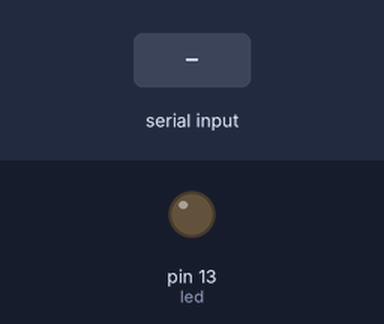
A sketch run on a simulated Arduino Uno, built with avr-gcc and run on an emulated ATmega328P. On the bench: output pins drawn as LEDs (lit = HIGH). Inputs (shaded band) come from the test bench. What the sketch prints to the serial monitor is not drawn.

Above: at 1.2 s.
1.3 s: "1\n" received over the second serial link
Timing chart, 0 to 4.3 s (numbered marks = the images above; inputs shaded):
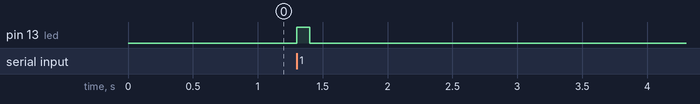

Measured:
- after the input at 1.3 s, pin 13 (led): LOW → HIGH at once, → LOW 0.10 s later

The sketch:

GCS_2.ino
```cpp
//---------- ENVÍO DE DATOS ----------
#include <SoftwareSerial.h>
SoftwareSerial mySerial(10, 11);
#include <string.h>
#include <stdbool.h>

//---------- LED ----------
int led = 13;

//---------- CONTROL DE TIEMPO ----------
unsigned long T_UltimoHeartbeat = 0;
const long T_MaxHeartbeat = 4000;
bool comunicacion = true;
String mensaje_comunicacion = "0:1";

unsigned long T_UltimoEncendidoLED = 0;
bool EncendidoLED = false;

///////////////////////////////////////////////////
///////////////////////////////////////////////////
///////////////////////////////////////////////////

//---------- SETUP DE LA GCS ----------
void setup(){
  Serial.begin(9600);
  mySerial.begin(9600);
  Serial.setTimeout(50);
  mySerial.setTimeout(50);
  pinMode(led, OUTPUT);
}

///////////////////////////////////////////////////
///////////////////////////////////////////////////
///////////////////////////////////////////////////

//---------- PROGRAMA DE LA GCS EN BUCLE ----------
void loop(){
  unsigned long T_Actual = millis();

  //----- CONTROL DEL LED -----
  if((T_Actual - T_UltimoEncendidoLED >= 100) && (EncendidoLED == true)){
    digitalWrite(led, LOW);
    EncendidoLED = false;
  }

  //----- RECIBO DE DATOS -----
  if(mySerial.available()){
    String mensaje = mySerial.readStringUntil('\n');
    mensaje.trim();

    int posicion = mensaje.indexOf(":");
    int codigo = mensaje.substring(0, posicion).toInt();

    if(codigo == 0){ // ESTADO COMUNICACIÓN OK --> CODE 0:1
      T_UltimoHeartbeat = T_Actual;
      if(comunicacion == false){
        comunicacion = true;
        mensaje_comunicacion = "0:1";
        Serial.println(mensaje_comunicacion);
      }
    }
    if(codigo == 1){ // RECIBIR T&H --> CODE 1
      Serial.println(mensaje);

      digitalWrite(led, HIGH);
      T_UltimoEncendidoLED = T_Actual;
      EncendidoLED = true;
    }
    if(codigo == 2){ // RECIBIR ERROR DHT11 --> CODE 2
      Serial.println(mensaje);
    }
    if(codigo == 3){ // RECIBIR MEDIA T&H --> CODE 3
      Serial.println(mensaje);
    }
    if(codigo == 4){ // RECIBIR ANGULO DISTANCIA --> CODE 4
      Serial.println(mensaje);
    }
  }

  //----- ENVÍO DE COMANDOS DESDE PYTHON AL SAT -----
  if(Serial.available()){
    String comando = Serial.readStringUntil('\n');
    comando.trim();
    if(comando.length() > 0){
      mySerial.println(comando);
    }
  }

  //----- COMPROBACIÓN DE COMUNICACIÓN CON HEARTBEAT --> TIMEOUT MÁXIMO  -----
  if(T_Actual - T_UltimoHeartbeat >= T_MaxHeartbeat){ // ESTADO COMUNICACIÓN NOT OK--> CODE 0:0
    if(comunicacion == true){
      comunicacion = false;
      mensaje_comunicacion = "0:0";
      Serial.println(mensaje_comunicacion);
    }
  }
}
```
